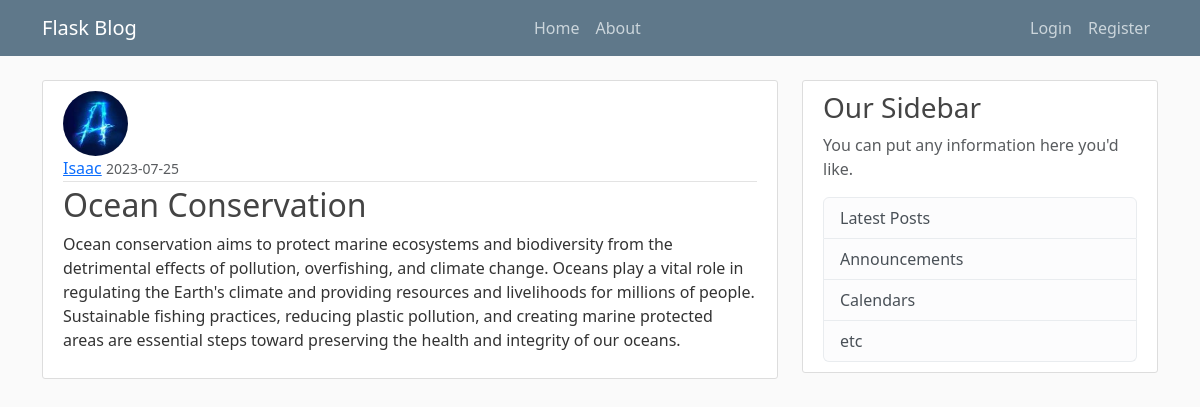
The page /post/18 on the database its author committed.
### FlaskBlog/models.py (models this page shows, shortened)
class User(db.Model, UserMixin):
    id = db.Column(db.Integer, primary_key=True)
    username = db.Column(db.String(20), unique=True, nullable=False)
    email = db.Column(db.String(120), unique=True, nullable=False)
    image_file = db.Column(db.String(20), nullable=False, default='default.jpg')
    password = db.Column(db.String(60), nullable=False)
    posts = db.relationship('Post', backref='author', lazy=True)

class Post(db.Model):
    id = db.Column(db.Integer, primary_key=True)
    title = db.Column(db.String(100), nullable=False)
    date_posted = db.Column(db.DateTime, nullable=False, default=datetime.utcnow)
    content = db.Column(db.Text, nullable=False)
    user_id = db.Column(db.Integer, db.ForeignKey('user.id'), nullable=False)

### FlaskBlog/routes.py (the view)
@app.route("/post/<int:post_id>")
def post(post_id):
    post = Post.query.get_or_404(post_id)
    return render_template('post.html', title=post.title, post=post, legend='New Post')

### FlaskBlog/templates/post.html (shortened to what this page needs)
{% extends "Layout.html" %}
{% block content %}
    <article class="media content-section">
      <img class="rounded-circle article-img" src="{{ url_for('static', filename='profile_pic/' + post.author.image_file) }}">
      <div class="media-body">
        <div class="article-metadata">
          <a class="mr-2" href="{{ url_for('user_posts', username=post.author.username) }}">{{ post.author.username }}</a>
          <small class="text-muted">{{ post.date_posted.strftime('%Y-%m-%d') }}</small>
        </div>
        <h2 class="article-title">{{ post.title }}</h2>
        <p class="article-content">{{ post.content }}</p>
      </div>
    </article>
{% endblock content%}

### FlaskBlog/static/main.css (style rules this page uses)
body { background: #fafafa; color: #333333; margin-top: 5rem; }
h1, h2, h3, h4, h5, h6 { color: #444444; }
.content-section { background: #ffffff; padding: 10px 20px; border: 1px solid #dddddd; border-radius: 3px; margin-bottom: 20px; }
.article-title { color: #444444; }
.article-content { white-space: pre-line; }
.article-img { height: 65px; width: 65px; margin-right: 16px; }
.article-metadata { padding-bottom: 1px; margin-bottom: 4px; border-bottom: 1px solid #e3e3e3 }

### rows shown on the page
User: image_file (picture), author.username "Isaac"
Post: date_posted "2023-07-25", title "Ocean Conservation", content "Ocean conservation aims to protect marine ecosystems and biodiversity from the detrimental effects of pollution, overfishing, and climate change. Oceans play a vital role in regulating the Earth's climate and providing resources and livelihoods for millions of people. Sustainable fishing practices, reducing plastic pollution, and creating marine protected areas are essential steps toward preserving the health and integrity of our oceans."
